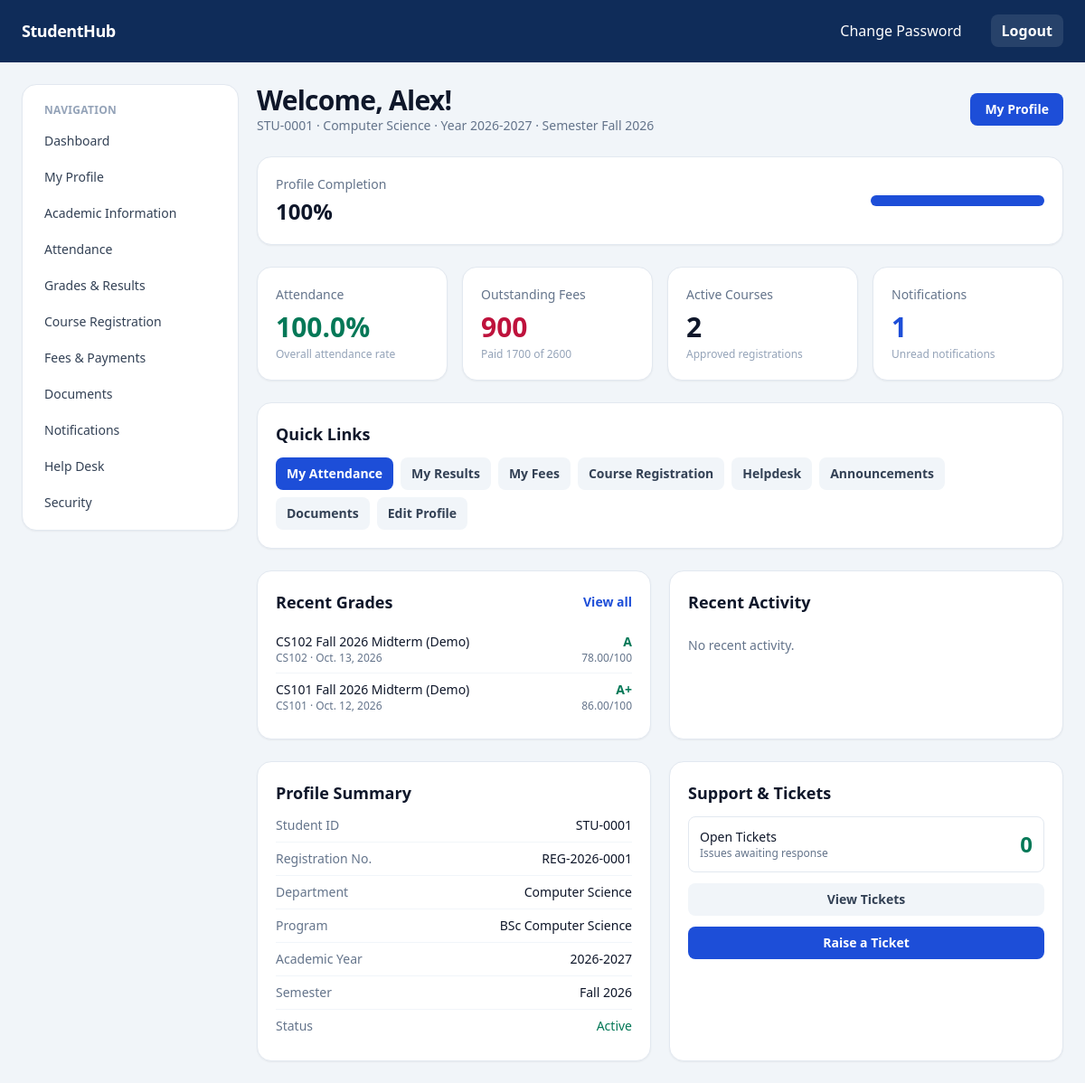
The app's page /dashboard/ (signed in) with its own data.
### students/models.py (models this page shows, shortened)
class Student(models.Model):
    class Gender(models.TextChoices):
        MALE = "male", "Male"
        FEMALE = "female", "Female"
        OTHER = "other", "Other"
    class Status(models.TextChoices):
        ACTIVE = "active", "Active"
        INACTIVE = "inactive", "Inactive"
        GRADUATED = "graduated", "Graduated"
        SUSPENDED = "suspended", "Suspended"
    user = models.OneToOneField(settings.AUTH_USER_MODEL, on_delete=models.CASCADE, related_name="student_profile")
    student_id = models.CharField(max_length=30, unique=True, db_index=True)
    first_name = models.CharField(max_length=100)
    middle_name = models.CharField(max_length=100, blank=True)
    last_name = models.CharField(max_length=100)
    date_of_birth = models.DateField(null=True, blank=True)
    gender = models.CharField(max_length=10, choices=Gender.choices, blank=True)
    nationality = models.CharField(max_length=100, blank=True)
    blood_group = models.CharField(max_length=5, blank=True)
    profile_photo = models.ImageField(
        upload_to=profile_photo_upload_to,
        blank=True,
        validators=[FileExtensionValidator(allowed_extensions=["jpg", "jpeg", "png", "webp"])],
    )
    registration_number = models.CharField(max_length=50, unique=True, db_index=True)
    department = models.ForeignKey("academics.Department", on_delete=models.PROTECT, null=True, blank=True, related_name="students")
    program = models.ForeignKey("academics.Program", on_delete=models.PROTECT, null=True, blank=True, related_name="students")
    academic_year = models.CharField(max_length=20, db_index=True)
    semester = models.CharField(max_length=20)
    enrollment_date = models.DateField(db_index=True)
    status = models.CharField(max_length=20, choices=Status.choices, default=Status.ACTIVE, db_index=True)
    created_at = models.DateTimeField(auto_now_add=True)
    updated_at = models.DateTimeField(auto_now=True)
    class Meta:
        indexes = [
            models.Index(fields=["last_name", "first_name"]),
            models.Index(fields=["department", "academic_year"], name="students_st_departm_906e53_idx"),
        ]

### academics/models.py (models this page shows, shortened)
class Department(models.Model):
    name = models.CharField(max_length=120, unique=True)
    code = models.CharField(max_length=20, unique=True)
    is_active = models.BooleanField(default=True)

class Program(models.Model):
    department = models.ForeignKey(Department, on_delete=models.PROTECT, related_name="programs")
    name = models.CharField(max_length=120)
    code = models.CharField(max_length=20, unique=True)
    duration_semesters = models.PositiveSmallIntegerField(default=8)
    is_active = models.BooleanField(default=True)
    class Meta:
        unique_together = ("department", "name")

### gradebook/models.py (models this page shows)
class GradeRecord(models.Model):
    exam = models.ForeignKey(Exam, on_delete=models.CASCADE, related_name="grades")
    student_id = models.CharField(max_length=30, db_index=True)
    marks_obtained = models.DecimalField(max_digits=6, decimal_places=2)
    letter_grade = models.CharField(max_length=4, blank=True)
    grade_points = models.DecimalField(max_digits=4, decimal_places=2, default=0)
    class Meta:
        unique_together = ("exam", "student_id")

class Exam(models.Model):
    class AssessmentType(models.TextChoices):
        QUIZ = "quiz", "Quiz"
        ASSIGNMENT = "assignment", "Assignment"
        MIDTERM = "midterm", "Midterm"
        FINAL = "final", "Final Exam"
    title = models.CharField(max_length=150)
    course_code = models.CharField(max_length=20, db_index=True)
    assessment_type = models.CharField(max_length=20, choices=AssessmentType.choices)
    total_marks = models.PositiveIntegerField()
    exam_date = models.DateField()
    is_published = models.BooleanField(default=False)

### dashboard/views.py (the view, shortened to what this page needs)
# urls.py: urlpatterns = [path("", home, name="home")]
@login_required
def home(request):
    student = request.user.student_profile
    fields = [
        student.student_id,
        student.first_name,
        student.last_name,
        student.registration_number,
        student.department,
        student.program,
        student.academic_year,
    ]
    completion = int((sum(bool(f) for f in fields) / len(fields)) * 100)
    activity = AuditLog.objects.filter(user=request.user)[:10]
    attendance_records = AttendanceRecord.objects.filter(student_id=student.student_id)
    attendance_total = attendance_records.count()
    attendance_present = attendance_records.filter(
        status__in=["present", "late", "excused"]
    ).count()
    attendance_pct = round((attendance_present / attendance_total) * 100, 1) if attendance_total else 0
    expected_fees = FeeStructure.objects.filter(
        academic_year=student.academic_year,
        semester=student.semester,
    ).aggregate(total=Sum("amount"))["total"] or Decimal("0")
    paid_fees = Payment.objects.filter(student=student).aggregate(total=Sum("amount_paid"))["total"] or Decimal("0")
    outstanding_fees = max(expected_fees - paid_fees, Decimal("0"))
    active_registrations = CourseRegistration.objects.filter(
        student=student,
        status=CourseRegistration.Status.APPROVED,
    ).count()
    open_tickets = Ticket.objects.filter(
        student=student,
        status__in=[Ticket.Status.OPEN, Ticket.Status.IN_PROGRESS],
    ).count()
    unread_notifications = Notification.objects.filter(student=student, is_read=False).count()
    recent_grades = GradeRecord.objects.filter(
        student_id=student.student_id,
        exam__is_published=True,
    ).select_related("exam").order_by("-exam__exam_date")[:5]
    return render(request, "dashboard/student_dashboard.html", {
        "student": student,
        "completion": completion,
        "activity": activity,
        "attendance_pct": attendance_pct,
        "expected_fees": expected_fees,
        "paid_fees": paid_fees,
        "outstanding_fees": outstanding_fees,
        "active_registrations": active_registrations,
        "open_tickets": open_tickets,
        "unread_notifications": unread_notifications,
        "recent_grades": recent_grades,
    })

### templates/dashboard/student_dashboard.html
{% extends 'base.html' %}
{% block content %}
<section class="space-y-6">
  <div class="flex items-center justify-between">
    <div>
      <h1 class="text-3xl font-extrabold tracking-tight text-slate-900">Welcome, {{ student.first_name }}!</h1>
      <p class="text-sm text-slate-500">{{ student.student_id }} &middot; {{ student.department.name|default:"—" }} &middot; Year {{ student.academic_year }} &middot; Semester {{ student.semester }}</p>
    </div>
    <a href="/students/me/" class="rounded-lg bg-brand-700 px-4 py-2 text-sm font-semibold text-white">My Profile</a>
  </div>
  <div class="rounded-2xl border border-slate-200 bg-white p-5 shadow-sm">
    <div class="flex items-center justify-between">
      <div>
        <p class="text-sm text-slate-500">Profile Completion</p>
        <p class="mt-1 text-2xl font-extrabold text-slate-900">{{ completion }}%</p>
      </div>
      <div class="h-3 w-48 rounded-full bg-slate-100">
        <div class="h-3 rounded-full bg-brand-700" style="width:{{ completion }}%"></div>
      </div>
    </div>
  </div>
  <div class="grid gap-4 sm:grid-cols-2 lg:grid-cols-4">
    <div class="rounded-2xl border border-slate-200 bg-white p-5 shadow-sm">
      <p class="text-sm text-slate-500">Attendance</p>
      <p class="mt-2 text-3xl font-extrabold {% if attendance_pct >= 75 %}text-emerald-700{% else %}text-rose-700{% endif %}">{{ attendance_pct }}%</p>
      <p class="mt-1 text-xs text-slate-400">Overall attendance rate</p>
    </div>
    <div class="rounded-2xl border border-slate-200 bg-white p-5 shadow-sm">
      <p class="text-sm text-slate-500">Outstanding Fees</p>
      <p class="mt-2 text-3xl font-extrabold {% if outstanding_fees > 0 %}text-rose-700{% else %}text-emerald-700{% endif %}">{{ outstanding_fees }}</p>
      <p class="mt-1 text-xs text-slate-400">Paid {{ paid_fees }} of {{ expected_fees }}</p>
    </div>
    <div class="rounded-2xl border border-slate-200 bg-white p-5 shadow-sm">
      <p class="text-sm text-slate-500">Active Courses</p>
      <p class="mt-2 text-3xl font-extrabold text-slate-900">{{ active_registrations }}</p>
      <p class="mt-1 text-xs text-slate-400">Approved registrations</p>
    </div>
    <div class="rounded-2xl border border-slate-200 bg-white p-5 shadow-sm">
      <p class="text-sm text-slate-500">Notifications</p>
      <p class="mt-2 text-3xl font-extrabold {% if unread_notifications > 0 %}text-brand-700{% else %}text-slate-900{% endif %}">{{ unread_notifications }}</p>
      <p class="mt-1 text-xs text-slate-400">Unread notifications</p>
    </div>
  </div>
  <div class="rounded-2xl border border-slate-200 bg-white p-5 shadow-sm">
    <h2 class="text-lg font-bold text-slate-900">Quick Links</h2>
    <div class="mt-3 flex flex-wrap gap-2 text-sm">
      <a class="rounded-lg bg-brand-700 px-3 py-2 font-semibold text-white" href="/attendance/">My Attendance</a>
      <a class="rounded-lg bg-slate-100 px-3 py-2 font-semibold text-slate-700" href="/gradebook/my-results/">My Results</a>
      <a class="rounded-lg bg-slate-100 px-3 py-2 font-semibold text-slate-700" href="/fees/">My Fees</a>
      <a class="rounded-lg bg-slate-100 px-3 py-2 font-semibold text-slate-700" href="/registration/">Course Registration</a>
      <a class="rounded-lg bg-slate-100 px-3 py-2 font-semibold text-slate-700" href="/helpdesk/">Helpdesk</a>
      <a class="rounded-lg bg-slate-100 px-3 py-2 font-semibold text-slate-700" href="/notifications/">Announcements</a>
      <a class="rounded-lg bg-slate-100 px-3 py-2 font-semibold text-slate-700" href="/documents/">Documents</a>
      <a class="rounded-lg bg-slate-100 px-3 py-2 font-semibold text-slate-700" href="/students/me/">Edit Profile</a>
    </div>
  </div>
  <div class="grid gap-5 lg:grid-cols-2">
    <div class="rounded-2xl border border-slate-200 bg-white p-5 shadow-sm">
      <div class="flex items-center justify-between">
        <h2 class="text-lg font-bold text-slate-900">Recent Grades</h2>
        <a href="/gradebook/my-results/" class="text-sm font-semibold text-brand-700">View all</a>
      </div>
      <div class="mt-3 divide-y divide-slate-100">
        {% for g in recent_grades %}
          <div class="flex items-center justify-between py-2 text-sm">
            <div>
              <p class="font-medium text-slate-900">{{ g.exam.title }}</p>
              <p class="text-xs text-slate-500">{{ g.exam.course_code }} &middot; {{ g.exam.exam_date }}</p>
            </div>
            <div class="text-right">
              <span class="font-semibold {{ g.letter_grade|cut:'F'|yesno:'text-emerald-700,text-rose-700' }}">{{ g.letter_grade }}</span>
              <p class="text-xs text-slate-500">{{ g.marks_obtained }}/{{ g.exam.total_marks }}</p>
            </div>
          </div>
        {% empty %}
          <p class="py-3 text-sm text-slate-500">No published results yet.</p>
        {% endfor %}
      </div>
    </div>
    <div class="rounded-2xl border border-slate-200 bg-white p-5 shadow-sm">
      <h2 class="mb-3 text-lg font-bold text-slate-900">Recent Activity</h2>
      <div class="space-y-2 text-sm">
        {% for a in activity %}
          <div class="rounded-lg border border-slate-100 bg-slate-50 px-3 py-2 text-slate-700">{{ a.timestamp|date:"d M Y, H:i" }} — {{ a.action|title }}</div>
        {% empty %}
          <p class="py-3 text-slate-500">No recent activity.</p>
        {% endfor %}
      </div>
    </div>
  </div>
  <div class="grid gap-5 lg:grid-cols-2">
    <div class="rounded-2xl border border-slate-200 bg-white p-5 shadow-sm">
      <h2 class="text-lg font-bold text-slate-900">Profile Summary</h2>
      <div class="mt-3 space-y-2 text-sm">
        <div class="flex justify-between border-b border-slate-100 pb-2"><span class="text-slate-500">Student ID</span><span class="font-medium text-slate-900">{{ student.student_id }}</span></div>
        <div class="flex justify-between border-b border-slate-100 pb-2"><span class="text-slate-500">Registration No.</span><span class="font-medium text-slate-900">{{ student.registration_number }}</span></div>
        <div class="flex justify-between border-b border-slate-100 pb-2"><span class="text-slate-500">Department</span><span class="font-medium text-slate-900">{{ student.department.name|default:"—" }}</span></div>
        <div class="flex justify-between border-b border-slate-100 pb-2"><span class="text-slate-500">Program</span><span class="font-medium text-slate-900">{{ student.program.name|default:"—" }}</span></div>
        <div class="flex justify-between border-b border-slate-100 pb-2"><span class="text-slate-500">Academic Year</span><span class="font-medium text-slate-900">{{ student.academic_year }}</span></div>
        <div class="flex justify-between border-b border-slate-100 pb-2"><span class="text-slate-500">Semester</span><span class="font-medium text-slate-900">{{ student.semester }}</span></div>
        <div class="flex justify-between pb-2"><span class="text-slate-500">Status</span><span class="font-medium {% if student.status == 'active' %}text-emerald-700{% else %}text-slate-900{% endif %}">{{ student.get_status_display }}</span></div>
      </div>
    </div>
    <div class="rounded-2xl border border-slate-200 bg-white p-5 shadow-sm">
      <h2 class="text-lg font-bold text-slate-900">Support &amp; Tickets</h2>
      <div class="mt-3 space-y-3">
        <div class="flex items-center justify-between rounded-lg border border-slate-200 p-3">
          <div>
            <p class="text-sm font-medium text-slate-900">Open Tickets</p>
            <p class="text-xs text-slate-500">Issues awaiting response</p>
          </div>
          <span class="text-2xl font-extrabold {% if open_tickets > 0 %}text-rose-700{% else %}text-emerald-700{% endif %}">{{ open_tickets }}</span>
        </div>
        <a href="/helpdesk/" class="block text-center rounded-lg bg-slate-100 px-3 py-2 text-sm font-semibold text-slate-700">View Tickets</a>
        <a href="/helpdesk/tickets/add/" class="block text-center rounded-lg bg-brand-700 px-3 py-2 text-sm font-semibold text-white">Raise a Ticket</a>
      </div>
    </div>
  </div>
</section>
{% endblock %}

### templates/base.html (shortened to what this page needs)
{% load static %}
<!DOCTYPE html>
<html lang="en">
<head>
  <script src="{% static 'vendor/tailwind-3.4.17.js' %}"></script>
</head>
<body class="min-h-screen bg-slate-100 text-slate-900">
  {% if request.user.is_authenticated %}
  <nav class="sticky top-0 z-30 border-b border-brand-900/20 bg-brand-900 text-white">
    <div class="mx-auto flex w-full max-w-7xl items-center justify-between px-4 py-4 md:px-6">
      <a href="/" class="text-lg font-extrabold tracking-tight">StudentHub</a>
      <div class="flex items-center gap-2 text-sm md:gap-5 md:text-base">
        <a class="rounded-lg px-3 py-1.5 transition hover:bg-white/10" href="/accounts/password_change/">Change Password</a>
        <a class="rounded-lg bg-white/10 px-3 py-1.5 font-semibold transition hover:bg-white/20" href="/accounts/logout/">Logout</a>
      </div>
    </div>
  </nav>
  {% endif %}
  <main class="{% block main_class %}mx-auto w-full max-w-7xl p-4 md:p-6{% endblock %}">
    {% if request.user.is_authenticated %}
      <div class="grid gap-5 md:grid-cols-[240px_1fr]">
        <aside class="rounded-2xl border border-slate-200 bg-white p-3 shadow-sm h-fit">
          <p class="px-3 py-2 text-xs font-bold uppercase tracking-wide text-slate-400">Navigation</p>
          <div class="space-y-1 text-sm">
            {% for label, href in sidebar_links %}
            <a class="block rounded-lg px-3 py-2 font-medium text-slate-700 hover:bg-brand-50 hover:text-brand-900" href="{{ href }}">{{ label }}</a>
            {% endfor %}
          </div>
        </aside>
        <section>
    {% endif %}
    {% block content %}{% endblock %}
    {% if request.user.is_authenticated %}
        </section>
      </div>
    {% endif %}
  </main>
</body>
</html>

### records on screen
Student: first_name "Alex", student_id "STU-0001", department.name "Computer Science", academic_year "2026-2027", semester "Fall 2026", registration_number "REG-2026-0001", program.name "BSc Computer Science", status "Active"
GradeRecord: exam "CS102 Fall 2026 Midterm (Demo)", exam.course_code "CS102", exam.exam_date "Oct. 13, 2026", letter_grade "A", marks_obtained "78.00", exam.total_marks "100"
GradeRecord: exam "CS101 Fall 2026 Midterm (Demo)", exam.course_code "CS101", exam.exam_date "Oct. 12, 2026", letter_grade "A+", marks_obtained "86.00", exam.total_marks "100"

### other values on screen
{{ label }} "Dashboard" "My Profile" "Academic Information" "Attendance" "Grades & Results" "Course Registration" "Fees & Payments" "Documents" "Notifications" "Help Desk" "Security"
{{ completion }} "100"
{{ attendance_pct }} "100.0"
{{ outstanding_fees }} "900"
{{ paid_fees }} "1700"
{{ expected_fees }} "2600"
{{ active_registrations }} "2"
{{ unread_notifications }} "1"
{{ open_tickets }} "0"
